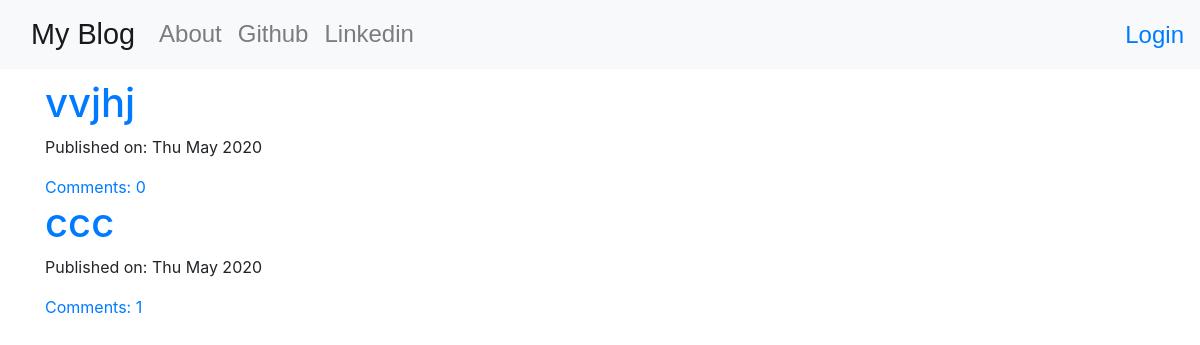
Before: / with the older database file.
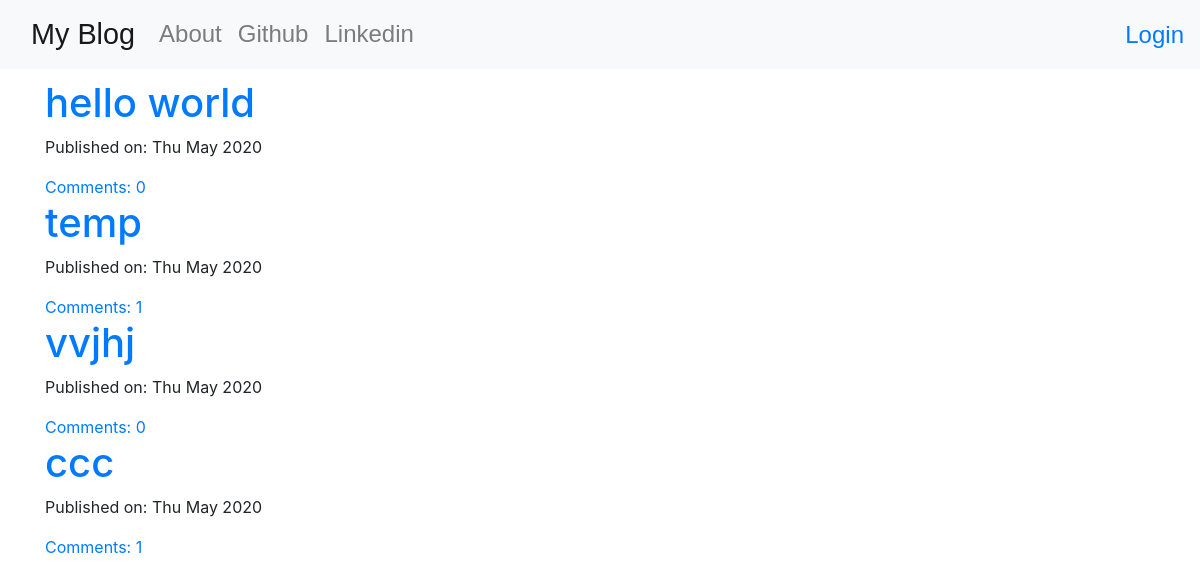
After: the same page with the newer database file.
### blog/models.py (models this page shows, shortened)
class Post(models.Model):
    author = models.ForeignKey('auth.User',on_delete=models.CASCADE)
    title = models.CharField(max_length = 200)
    text = models.TextField()
    created_date = models.DateTimeField(default = timezone.now)
    published_date = models.DateTimeField(blank=True,null=True)
    def approve_comments(self):
        return self.comments.filter(approved_comment=True)

### blog/views.py (the view)
# urls.py: url(r'^$',views.PostListView.as_view(),name='post_list'),
class PostListView(ListView):
    model= Post
    def get_queryset(self):
        return Post.objects.filter(published_date__lte=timezone.now()).order_by('-published_date')

### blog/templates/blog/post_list.html
{% extends 'blog/base.html' %}
{% block content %}
    <div class='centerstage'>
        {% for post in post_list%}
            <div class='post'>
                <h1><a href="{% url 'post_detail' pk=post.pk%}">{{post.title}}</a></h1>
                <div class='date'>
                    <p>Published on: {{post.published_date|date:"D M Y"}}</p>
                </div>
                <a href="{% url 'post_detail' pk=post.pk%}">Comments: {{post.approve_comments.count}}</a>
            </div>
        {% endfor %}
    </div>
{% endblock %}

Changed rows visible on the page:
now on this page (row edited): Post: title "hello world", published_date "Thu May 2020", approve_comments.count "0"
added Post: title "temp", published_date "Thu May 2020", approve_comments.count "1"
